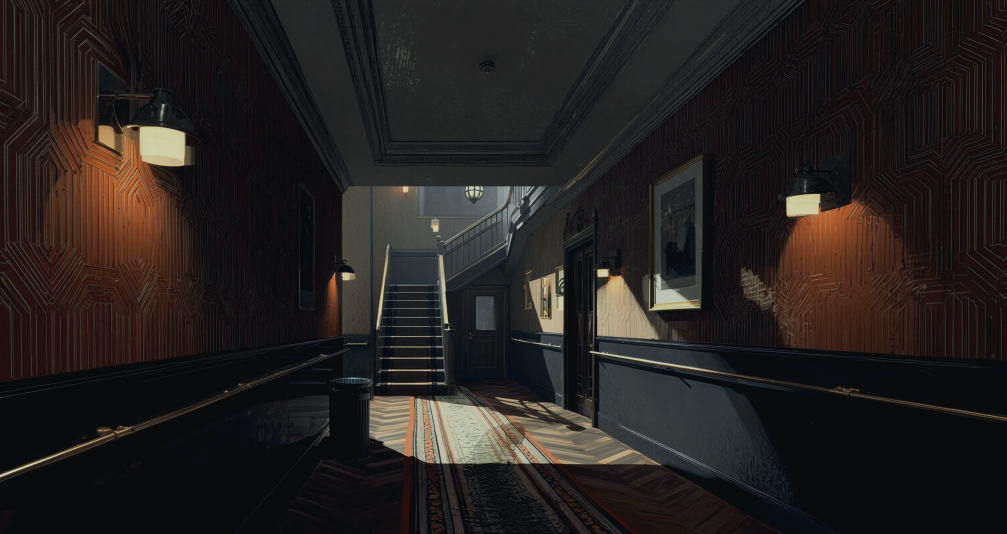
#> input picture DialogGame/images/bg_cafe.jpg, 3019 x 1600 px (shown at 1/3 size)
$ python render_environment_big_review.py --input ../../../../DialogGame/images/bg_cafe.jpg --output-dir out
#> lines starting #> are read from the running program, lines starting #| are printed output that depends on the picture
#!/usr/bin/env python3
"""Render non-delivery visual-review views for an environmental Big PNG.

This script never changes the input. It exists only to make the required
whole-image checkerboard and nearest-neighbour local inspection views, plus a
small Alpha/RGB technical report. It never writes a visual PASS decision.
"""

from __future__ import annotations

import argparse
import json
from pathlib import Path

from PIL import Image, ImageDraw


def parse_box(value: str, width: int, height: int) -> tuple[int, int, int, int]:
    try:
        left, top, right, bottom = (int(part) for part in value.split(","))
    except ValueError as exc:
        raise argparse.ArgumentTypeError("focus box must be left,top,right,bottom") from exc
    if not (0 <= left < right <= width and 0 <= top < bottom <= height):
        raise argparse.ArgumentTypeError("focus box must be inside the input canvas")
    return left, top, right, bottom


def checkerboard(size: tuple[int, int], light: bool, tile: int = 16) -> Image.Image:
    colors = ((232, 232, 232, 255), (184, 184, 184, 255)) if light else ((62, 62, 62, 255), (34, 34, 34, 255))
    image = Image.new("RGBA", size, colors[0])
    draw = ImageDraw.Draw(image)
    for y in range(0, size[1], tile):
        for x in range(0, size[0], tile):
            if ((x // tile) + (y // tile)) % 2:
                draw.rectangle((x, y, min(x + tile - 1, size[0] - 1), min(y + tile - 1, size[1] - 1)), fill=colors[1])
    return image


def composite_checker(source: Image.Image, light: bool) -> Image.Image:
    background = checkerboard(source.size, light)
    return Image.alpha_composite(background, source).convert("RGB")


def alpha_zero_rgb_nonzero_pixels(source: Image.Image) -> int:
    raw = source.tobytes()
    count = 0
    for index in range(0, len(raw), 4):
        if raw[index + 3] == 0 and (raw[index] or raw[index + 1] or raw[index + 2]):
            count += 1
    return count


def main() -> int:
    parser = argparse.ArgumentParser(description=__doc__)
    parser.add_argument("--input", required=True, type=Path)
    parser.add_argument("--output-dir", required=True, type=Path)
    parser.add_argument("--focus-box", help="left,top,right,bottom; defaults to Alpha bounds")
    args = parser.parse_args()

    if not args.input.is_file():
        parser.error(f"missing input: {args.input}")
    with Image.open(args.input) as opened:
#> opened is the input picture: PIL image 3019x1600 RGB; mean R, G, B 37.3, 32.5, 30.9
        source = opened.convert("RGBA")
    alpha = source.getchannel("A")
#> alpha: PIL image 3019x1600 L; every value is 255
    bounds = alpha.getbbox()
#> bounds = (0, 0, 3019, 1600)
    if bounds is None:
        parser.error("input has no Alpha-positive pixels")
    focus = parse_box(args.focus_box, *source.size) if args.focus_box else bounds
#> focus = (0, 0, 3019, 1600)

    args.output_dir.mkdir(parents=True, exist_ok=True)
    light = composite_checker(source, True)
#> in composite_checker, `background = checkerboard(source.size, light)`:
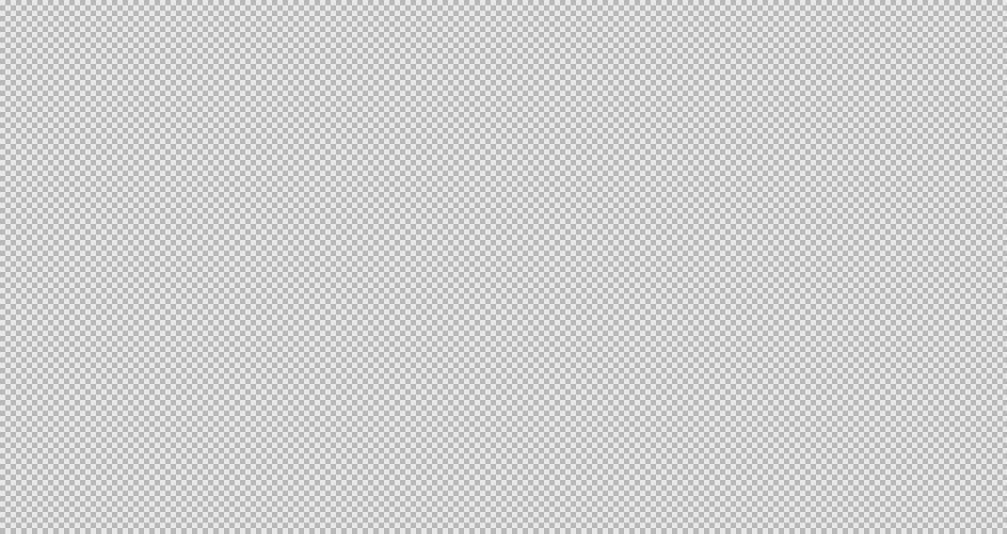
#> background: PIL image 3019x1600 RGBA (shown at 1/3 size); mean R, G, B, A 208, 208, 208, 255
    dark = composite_checker(source, False)
#> call 2 of composite_checker, with light = False
#> in composite_checker (call 2), `background = checkerboard(source.size, light)`:
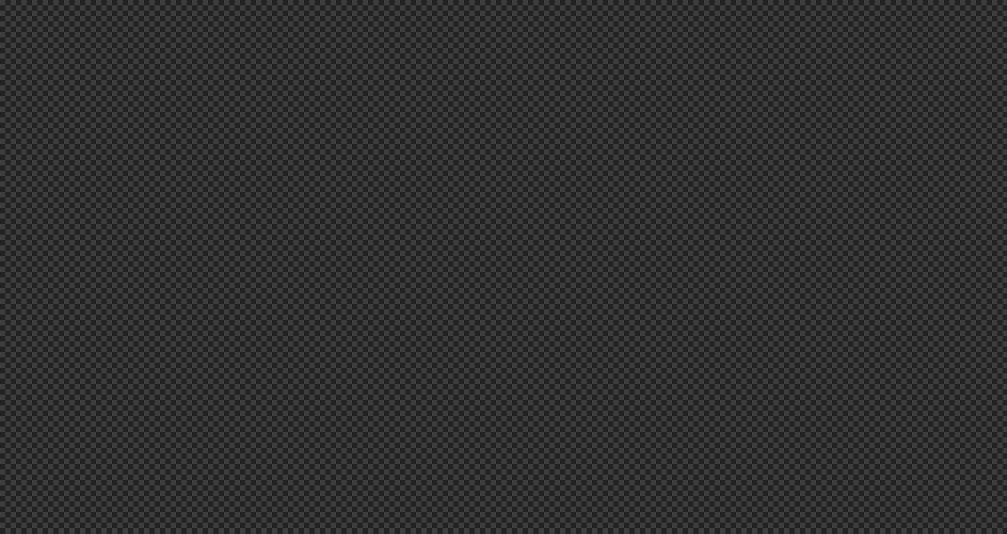
#> background: PIL image 3019x1600 RGBA (shown at 1/3 size); mean R, G, B, A 48, 48, 48, 255
    light_path = args.output_dir / "whole_100_light_checkerboard.png"
    dark_path = args.output_dir / "whole_100_dark_checkerboard.png"
    local_path = args.output_dir / "local_200_light_checkerboard.png"
    light.save(light_path)
    dark.save(dark_path)
    light.crop(focus).resize(((focus[2] - focus[0]) * 2, (focus[3] - focus[1]) * 2), Image.Resampling.NEAREST).save(local_path)

    report = {
        "schema": "ndc-environment-big-review-render/v1",
        "input": str(args.input),
        "canvas": list(source.size),
        "alpha_bounds": list(bounds),
        "focus_box": list(focus),
        "alpha_zero_rgb_nonzero_pixels": alpha_zero_rgb_nonzero_pixels(source),
        "outputs": {
            "whole_100_light_checkerboard": str(light_path),
            "whole_100_dark_checkerboard": str(dark_path),
            "local_200_light_checkerboard": str(local_path),
        },
        "visual_decision": "NOT_SET_BY_SCRIPT",
    }
#> the loop in alpha_zero_rgb_nonzero_pixels, `for index in range(0, len(raw), 4):` made 4830400 passes
#> index on passes 2 to 4: 4, 8, 12
#> after the loop in alpha_zero_rgb_nonzero_pixels, `for index in range(0, len(raw), 4):`: count = 0
    (args.output_dir / "render_report.json").write_text(json.dumps(report, ensure_ascii=False, indent=2) + "\n", encoding="utf-8")
    print(json.dumps(report, ensure_ascii=False))
#> (printed output is left out)
    return 0


if __name__ == "__main__":
    raise SystemExit(main())
#> (the program exits here)
